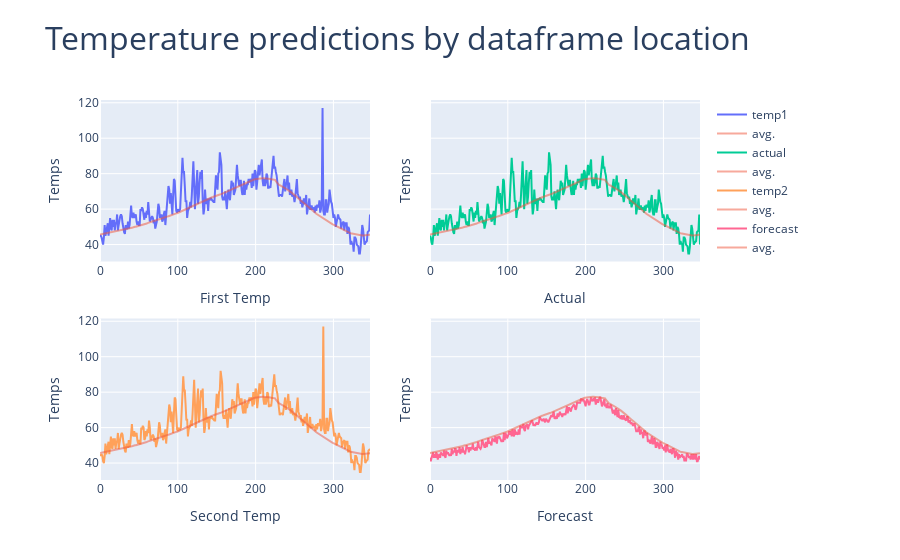

Source (notebook cell):
### Code cell
fig02 = make_subplots(rows=2, cols=2, specs= [[{'type':'scatter'}, {'type':'scatter'}], [{'type':'scatter'}, {'type':'scatter'}]], shared_yaxes=True)

fig02.add_scatter(x = np.array(df.index),
                 y = np.array(df.temp_1),
                  mode='lines',
                  name='temp1',
                 row=1, col=1)
fig02.add_scatter(x = np.array(df.index),
                 y = np.array(df.average),
                 mode='lines',
                 name='avg.',
                 row=1, col=1,
                 marker={'color':'rgb(239, 85, 59)'},
                 opacity=0.5)

fig02.add_scatter(x = np.array(df.index),
                 y = np.array(df.actual),
                  mode='lines',
                  name='actual',
                 row=1, col=2)
fig02.add_scatter(x = np.array(df.index),
                 y = np.array(df.average),
                 mode='lines',
                 name='avg.',
                 row=1, col=2,
                 marker={'color':'rgb(239, 85, 59)'},
                 opacity=0.5)

fig02.add_scatter(x = np.array(df.index),
                 y = np.array(df.temp_2),
                  mode='lines',
                  name='temp2',
                 row=2, col=1)
fig02.add_scatter(x = np.array(df.index),
                 y = np.array(df.average),
                 mode='lines',
                 name='avg.',
                 row=2, col=1,
                 marker={'color':'rgb(239, 85, 59)'},
                 opacity=0.5)

fig02.add_scatter(x = np.array(df.index),
                 y = np.array(df.forecast_noaa),
                  mode='lines',
                  name='forecast',
                 row=2, col=2)
fig02.add_scatter(x = np.array(df.index),
                 y = np.array(df.average),
                 mode='lines',
                 name='avg.',
                 row=2, col=2,
                 marker={'color':'rgb(239, 85, 59)'},
                 opacity=0.5)

fig02.update_layout({'title':{'text':'Temperature predictions by dataframe location','font':{'size':32}},
                     'margin': {'l':100,'r':200}})

fig02.update_yaxes({'title':{'text':'Temps'}})
fig02.update_xaxes({'title':{'text':'First Temp'}}, row=1, col=1)
fig02.update_xaxes({'title':{'text':'Actual'}}, row=1, col=2)
fig02.update_xaxes({'title':{'text':'Second Temp'}}, row=2, col=1)
fig02.update_xaxes({'title':{'text':'Forecast'}}, row=2, col=2)

iplot(fig02)

### Figure 1 — Plotly figure (JSON) as saved in the notebook; plotly's stock layout.template omitted (floating-point values rounded to 4 significant figures; data arrays with more than 128 entries replaced by an {"elided": "..."} marker saying what was removed)
{"data": [{"mode": "lines", "name": "temp1", "type": "scatter", "x": {"elided": "348 int values"}, "xaxis": "x", "y": {"elided": "348 int values"}, "yaxis": "y"}, {"marker": {"color": "rgb(239, 85, 59)"}, "mode": "lines", "name": "avg.", "opacity": 0.5, "type": "scatter", "x": {"elided": "348 int values"}, "xaxis": "x", "y": {"elided": "348 float values"}, "yaxis": "y"}, {"mode": "lines", "name": "actual", "type": "scatter", "x": {"elided": "348 int values"}, "xaxis": "x2", "y": {"elided": "348 int values"}, "yaxis": "y2"}, {"marker": {"color": "rgb(239, 85, 59)"}, "mode": "lines", "name": "avg.", "opacity": 0.5, "type": "scatter", "x": {"elided": "348 int values"}, "xaxis": "x2", "y": {"elided": "348 float values"}, "yaxis": "y2"}, {"mode": "lines", "name": "temp2", "type": "scatter", "x": {"elided": "348 int values"}, "xaxis": "x3", "y": {"elided": "348 int values"}, "yaxis": "y3"}, {"marker": {"color": "rgb(239, 85, 59)"}, "mode": "lines", "name": "avg.", "opacity": 0.5, "type": "scatter", "x": {"elided": "348 int values"}, "xaxis": "x3", "y": {"elided": "348 float values"}, "yaxis": "y3"}, {"mode": "lines", "name": "forecast", "type": "scatter", "x": {"elided": "348 int values"}, "xaxis": "x4", "y": {"elided": "348 int values"}, "yaxis": "y4"}, {"marker": {"color": "rgb(239, 85, 59)"}, "mode": "lines", "name": "avg.", "opacity": 0.5, "type": "scatter", "x": {"elided": "348 int values"}, "xaxis": "x4", "y": {"elided": "348 float values"}, "yaxis": "y4"}], "layout": {"margin": {"l": 100, "r": 200}, "title": {"font": {"size": 32}, "text": "Temperature predictions by dataframe location"}, "xaxis": {"anchor": "y", "domain": [0, 0.45], "title": {"text": "First Temp"}}, "xaxis2": {"anchor": "y2", "domain": [0.55, 1], "title": {"text": "Actual"}}, "xaxis3": {"anchor": "y3", "domain": [0, 0.45], "title": {"text": "Second Temp"}}, "xaxis4": {"anchor": "y4", "domain": [0.55, 1], "title": {"text": "Forecast"}}, "yaxis": {"anchor": "x", "domain": [0.575, 1], "title": {"text": "Temps"}}, "yaxis2": {"anchor": "x2", "domain": [0.575, 1], "matches": "y", "showticklabels": false, "title": {"text": "Temps"}}, "yaxis3": {"anchor": "x3", "domain": [0, 0.425], "title": {"text": "Temps"}}, "yaxis4": {"anchor": "x4", "domain": [0, 0.425], "matches": "y3", "showticklabels": false, "title": {"text": "Temps"}}}}
